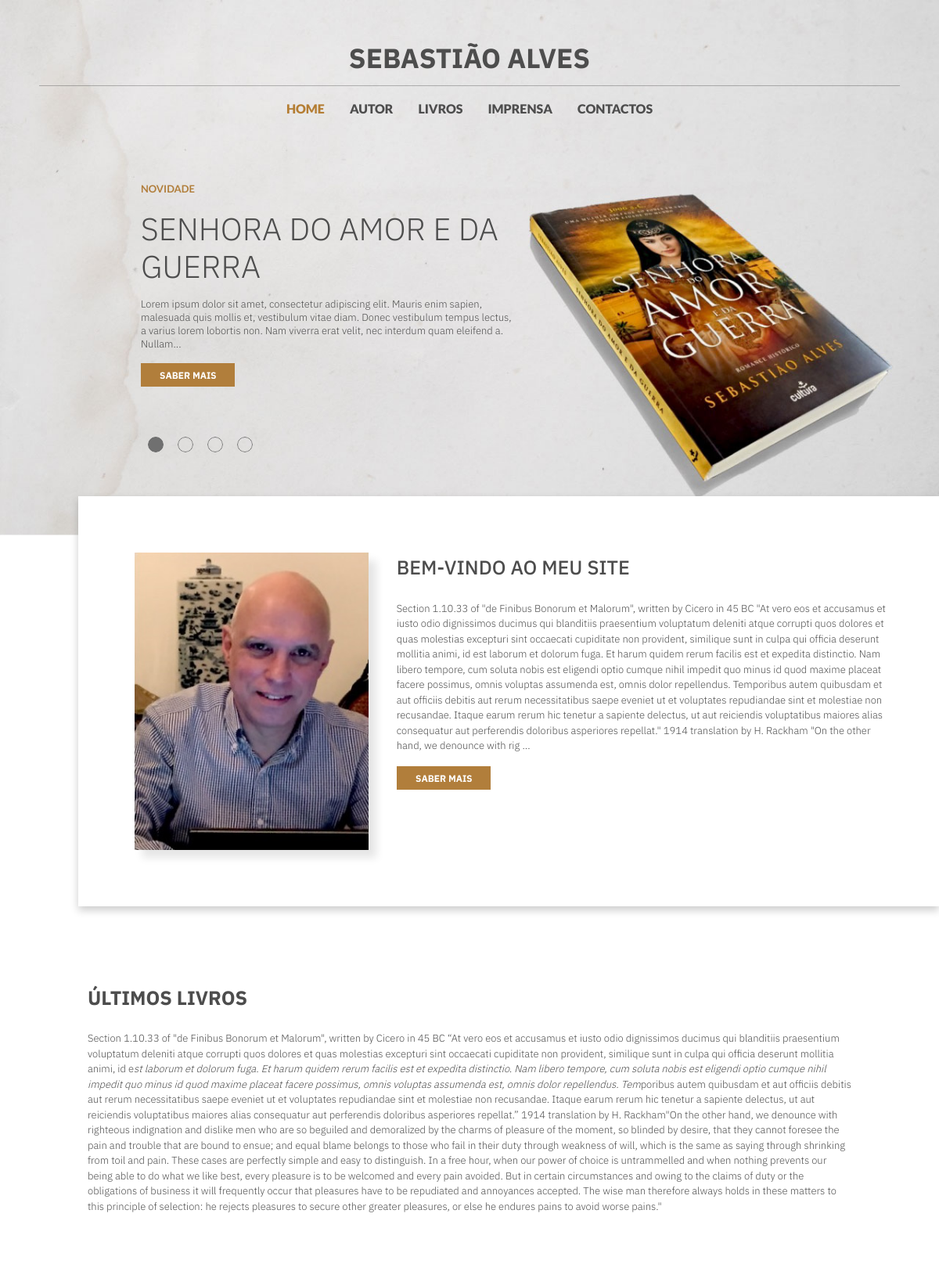
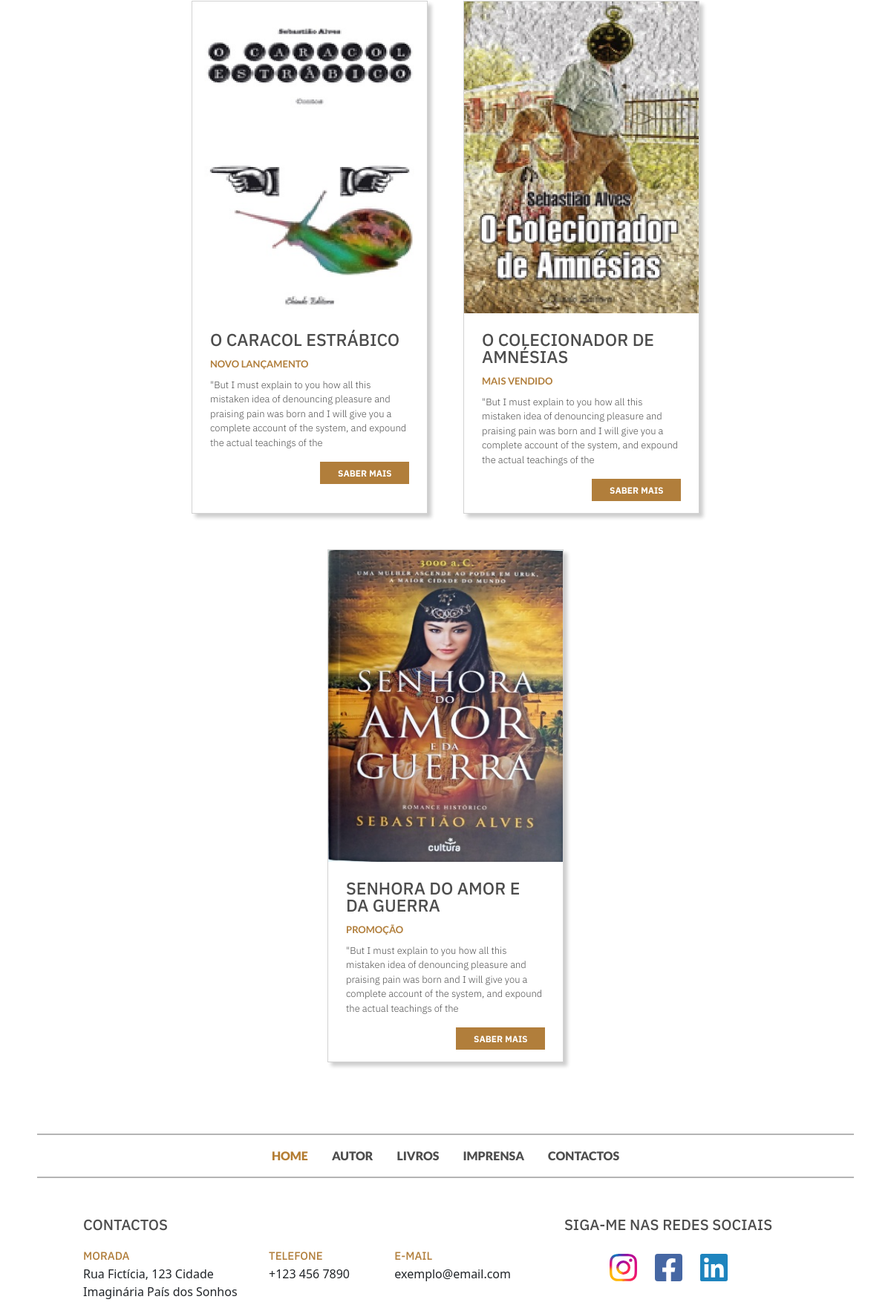
The page / (upper part) on the database its author committed (2 pictures, top to bottom).
### tables this page shows
CREATE TABLE `carousel` (
  `id` int(11) NOT NULL,
  `observacao` varchar(100) NOT NULL,
  `titulo` varchar(200) NOT NULL,
  `texto` longtext NOT NULL,
  `imagem_desktop` varchar(1000) NOT NULL,
  `imagem_mobile` varchar(1000) NOT NULL,
  `link_saber_mais` varchar(1000) NOT NULL,
  `UpdatedOn` varchar(200) DEFAULT NULL,
  `CreatedOn` varchar(200) DEFAULT NULL,
  `UpdatedBy` varchar(200) DEFAULT NULL,
  `CreatedBy` varchar(200) DEFAULT NULL
);

CREATE TABLE `home` (
  `id` int(11) NOT NULL,
  `imagem_bem_vindo` varchar(1000) NOT NULL,
  `texto_ultimos_livros` longtext NOT NULL,
  `CreatedOn` varchar(200) NOT NULL,
  `UpdatedOn` varchar(200) NOT NULL,
  `CreatedBy` varchar(200) NOT NULL,
  `UpdatedBy` varchar(200) NOT NULL
);

CREATE TABLE `autor` (
  `id` int(11) NOT NULL,
  `imagem` varchar(1000) NOT NULL,
  `texto` longtext NOT NULL,
  `CreatedOn` varchar(200) NOT NULL,
  `UpdatedOn` varchar(200) NOT NULL,
  `CreatedBy` varchar(200) NOT NULL,
  `UpdatedBy` varchar(200) NOT NULL
);

CREATE TABLE `destaques` (
  `id` int(11) NOT NULL,
  `id_livros` int(11) NOT NULL,
  `observacao` varchar(100) NOT NULL
);

CREATE TABLE `livro` (
  `id` int(11) NOT NULL,
  `titulo` varchar(200) NOT NULL,
  `texto` longtext NOT NULL,
  `imagem` varchar(1000) NOT NULL,
  `UpdatedOn` varchar(255) DEFAULT NULL,
  `CreatedOn` varchar(255) DEFAULT NULL,
  `CreatedBy` varchar(200) DEFAULT NULL,
  `UpdatedBy` varchar(200) DEFAULT NULL
);

CREATE TABLE `contactos` (
  `id` int(11) NOT NULL,
  `morada` varchar(250) NOT NULL,
  `telefone` varchar(100) NOT NULL,
  `email` varchar(250) NOT NULL,
  `instagram` varchar(1000) NOT NULL,
  `facebook` varchar(1000) NOT NULL,
  `linkedin` varchar(1000) NOT NULL,
  `horario` varchar(300) NOT NULL,
  `CreatedOn` varchar(200) NOT NULL,
  `UpdatedOn` varchar(200) NOT NULL,
  `CreatedBy` varchar(200) NOT NULL,
  `UpdatedBy` varchar(200) NOT NULL
);

### index.php (called while the page is built, shortened)
<?php
$pagina = isset($_GET['pagina']) ? $_GET['pagina'] : 'home';
require("components/header.php");
require("mains/{$pagina}_main.php");
require("components/footer.php");
?>

### helpers/base_dados.php (called while the page is built, shortened)
<?php
$pdo = New PDO("mysql:host=localhost;dbname=sebastiao_alves_bd;charset=utf8mb4;", "root", "");
function selectSQL($sql){
  global $pdo;
  $consulta = $pdo->query($sql);
  $resultado = $consulta->fetchAll(PDO::FETCH_ASSOC);
  return $resultado;
}
function selectSQLUnico($sql)
{
  global $pdo;
  $consulta = $pdo->query($sql);
  $resultado = $consulta->fetch(PDO::FETCH_ASSOC);
  return $resultado;
}
?>

### helpers/carousel_helper.php (called while the page is built, shortened)
<?php
function getTitulosCarousel()
{
  $titulos = array();
  $resultados = selectSQL("SELECT titulo FROM carousel");
  if ($resultados) {
    foreach ($resultados as $resultado) {
      if (isset($resultado["titulo"])) {
        $titulos[] = $resultado["titulo"];
      }
    }
  }
  return $titulos;
}
function getObservacaoCarousel()
{
  $observacao = array();
  $resultados = selectSQL("SELECT observacao FROM carousel");
  if ($resultados) {
    foreach ($resultados as $resultado) {
      if (isset($resultado["observacao"])) {
        $observacao[] = $resultado["observacao"];
      }
    }
  }
  return $observacao;
}
function getTextosCarousel()
{
  $textos = array();
  $resultados = selectSQL("SELECT texto FROM carousel");
  if ($resultados) {
    foreach ($resultados as $resultado) {
      if (isset($resultado["texto"])) {
        $textos[] = $resultado["texto"];
      }
    }
  }
  return $textos;
}
function getImagensDesktopCarousel()
{
  $imagensDesktop = array();
  $resultados = selectSQL("SELECT imagem_desktop FROM carousel");
  if ($resultados) {
    foreach ($resultados as $resultado) {
      if (isset($resultado["imagem_desktop"])) {
        $imagensDesktop[] = $resultado["imagem_desktop"];
      }
    }
  }
  return $imagensDesktop;
}
function getLinksSaberMaisCarousel()
{
  $linksSaberMais = array();
  $resultados = selectSQL("SELECT link_saber_mais FROM carousel");
  if ($resultados) {
    foreach ($resultados as $resultado) {
      if (isset($resultado["link_saber_mais"])) {
        $linksSaberMais[] = $resultado["link_saber_mais"];
      }
    }
  }
  return $linksSaberMais;
}
?>

### helpers/home_helper.php (called while the page is built, shortened)
<?php
function getImageHome(){
  $resultado = selectSQLUnico("SELECT imagem_bem_vindo FROM home WHERE id=1");
  return $resultado["imagem_bem_vindo"];
}
function getTextoUltimosLivrosHome()
{
  $resultado = selectSQLUnico("SELECT texto_ultimos_livros FROM home WHERE id=1");
  return $resultado["texto_ultimos_livros"];
}
?>

### helpers/autor_helper.php (called while the page is built, shortened)
<?php
function getTextoAutorHome()
{
  $resultado = selectSQLUnico("SELECT texto FROM autor WHERE id=1");
  return $resultado["texto"];
}

### helpers/destaques_helper.php (called while the page is built, shortened)
<?php
function getDestaquesComDetalhes()
{
  $destaques = selectSQL("SELECT d.*, l.titulo, l.imagem, l.texto FROM destaques d INNER JOIN livro l ON d.id_livros = l.id");
  return $destaques;
}
?>

### helpers/contactos_helper.php (called while the page is built, shortened)
<?php
function getMorada(){
  $resultado = selectSQLUnico("SELECT morada FROM contactos WHERE id=1");
  return $resultado["morada"];
}
function getTelefone()
{
  $resultado = selectSQLUnico("SELECT telefone FROM contactos WHERE id=1");
  return $resultado["telefone"];
}
function getEmail()
{
  $resultado = selectSQLUnico("SELECT email FROM contactos WHERE id=1");
  return $resultado["email"];
}
function getInstagram()
{
  $resultado = selectSQLUnico("SELECT instagram FROM contactos WHERE id=1");
  return $resultado["instagram"];
}
function getFacebook()
{
  $resultado = selectSQLUnico("SELECT facebook FROM contactos WHERE id=1");
  return $resultado["facebook"];
}
function getLinkedin()
{
  $resultado = selectSQLUnico("SELECT linkedin FROM contactos WHERE id=1");
  return $resultado["linkedin"];
}
?>

### mains/home_main.php (the view, shortened to what this page needs)
<?php
$destaques = getDestaquesComDetalhes();
?>
<main class="container-fluid mb-5">
  <div class="row">
    <div class="col-12 col-lg-11 offset-lg-1 caixa-branca bg-white">
      <div class="row px-4 px-lg-5 py-5">
        <div class="col-12 col-lg-4 py-2 py-xl-4 ps-lg-2 ps-xl-4 text-center">
          <img src="<?php echo getImageHome(); ?>" alt="Autor" />
        </div>
        <div class="col-12 col-lg-8 ps-lg-4 pt-5 pt-lg-2 pt-xl-4">
          <div class="t1">Bem-vindo ao meu site</div>
          <div class="p mt-4">
            <?php echo substr(getTextoAutorHome(), 0, 1000); ?> ...
          </div>
          <a href="index.php?pagina=autor">
            <button class="botao-saber-mais" onclick="mostrarTextoCompleto()"></button>
          </a>
        </div>
      </div>
    </div>
  </div>
  <div class="row mt-5">
    <div class="col-10 mx-auto t1">Últimos Livros</div>
    <div class="col-10 mx-auto p mt-4">
      <?php echo getTextoUltimosLivrosHome(); ?>
    </div>
  </div>
  <div class="row mt-5 pt-4">
    <div class="col-10 mx-auto d-flex justify-content-center flex-wrap gap-5 p-0">
      <?php foreach ($destaques as $destaque) : ?>
        <?php if ($destaque['titulo'] !== "") : ?>
          <div class="card rounded-0">
            <div class="card-imagem">
              <img src="<?php echo $destaque['imagem']; ?>" class="w-100" alt="Livro" />
            </div>
            <div class="px-4">
              <div class="card-titulo mt-4"><?php echo $destaque['titulo']; ?></div>
              <div class="card-observacao my-2 pt-1"><?php echo $destaque['observacao']; ?></div>
              <div class="card-texto p">
                <?php echo substr($destaque['texto'], 0, 200); ?>
              </div>
              <div class="text-end my-3">
                <form action="index.php" method="GET">
                  <button type="submit" class="botao-saber-mais"></button>
                </form>
              </div>
            </div>
          </div>
        <?php endif; ?>
      <?php endforeach; ?>
    </div>
  </div>
</main>

### components/header.php (shortened to what this page needs)
<html lang="pt">
<head>
  <link rel="stylesheet" href="css/estilo.css" />
  <link rel="stylesheet" href="fonts/fontes.css" />
  <link href="https://cdn.jsdelivr.net/npm/bootstrap@5.3.2/dist/css/bootstrap.min.css" rel="stylesheet" />
</head>
<body class="m-auto">
  <header class="container-fluid">
    <div id="topo-absoluto" class="row w-100 mt-5">
      <div class="col-11 col-lg-12 mx-auto text-center d-flex justify-content-between d-lg-block">
        <div class="titulo">SEBASTIÃO ALVES</div>
      </div>
      <hr class="col-11 mx-auto hr-topo mt-2" />
      <div class="col-12 p-0">
        <nav class="navbar navbar-expand-lg" id="nav-topo-desktop">
          <div class="container-fluid p-0">
            <div class="collapse navbar-collapse" id="navbarSupportedContent">
              <ul class="navbar-nav me-auto mb-2 mb-lg-0 d-flex justify-content-center mx-auto">
                <li class="nav-item">
                  <a class="nav-link menu <?= ($pagina == "home") ? "active" : ""; ?>" href="index.php?pagina=home">Home</a>
                </li>
                <li class="nav-item">
                  <a class="nav-link menu <?= ($pagina == "autor") ? "active" : ""; ?>" href="index.php?pagina=autor">Autor</a>
                </li>
                <li class="nav-item dropdown ">
                  <a id="menu-livros" class="nav-link menu <?= ($pagina == "livros") ? "active" : ""; ?>" href="index.php?pagina=livros" role="button" data-toggle="dropdown" data-bs-toggle="dropdown">Livros</a>
                </li>
                <li class="nav-item">
                  <a class="nav-link menu <?= ($pagina == "imprensa") ? "active" : ""; ?>" href="index.php?pagina=imprensa">Imprensa</a>
                </li>
                <li class="nav-item">
                  <a class="nav-link menu <?= ($pagina == "contactos") ? "active" : ""; ?>" href="index.php?pagina=contactos">Contactos</a>
                </li>
              </ul>
            </div>
          </div>
        </nav>
      </div>
    </div>
    <div class="row">
      <div class="col-12 p-0 d-none d-lg-block">
        <div id="carousel-desktop" class="carousel slide">
          <div class="carousel-indicators d-flex justify-content-start">
            <?php for ($i = 0; $i < count(getTitulosCarousel()); $i++) : ?>
              <button type="button" data-bs-target="#carousel-desktop" data-bs-slide-to="<?php echo $i; ?>" class="<?php echo $i === 0 ? 'active' : ''; ?>"></button>
            <?php endfor; ?>
          </div>
          <div class="carousel-inner">
            <?php foreach (getTitulosCarousel() as $carousel => $titulo) : ?>
              <div class="carousel-item <?php echo $carousel === 0 ? 'active' : ''; ?>">
                <img src="<?php echo getImagensDesktopCarousel()[$carousel]; ?>" alt="carousel" class="d-block w-100" />
                <div class="carousel-caption d-none d-md-block">
                  <p class="carousel-observacao"><?php echo getObservacaoCarousel()[$carousel]; ?></p>
                  <h5 class="titulo-banner"><?php echo getTitulosCarousel()[$carousel]; ?></h5>
                  <div class="texto-banner mt-3">
                    <?php echo substr(getTextosCarousel()[$carousel], 0, 250); ?>...
                  </div>
                  <a href="<?php echo getLinksSaberMaisCarousel()[$carousel]; ?>"><button class="botao-saber-mais"></button></a>
                </div>
              </div>
            <?php endforeach; ?>
          </div>
        </div>
      </div>
    </div>
  </header>

### components/footer.php (shortened to what this page needs)
<footer class="container-fluid mt-0 mt-lg-5 mb-5 pt-1 pt-lg-5 pb-3">
  <div class="row d-none d-lg-block">
    <nav class="col-11 py-2 mx-auto d-flex justify-content-center">
      <a class="menu <?= ($pagina == "home") ? "active" : ""; ?>" href="index.php?pagina=home">Home</a>
      <a class="menu <?= ($pagina == "autor") ? "active" : ""; ?>" href="index.php?pagina=autor">Autor</a>
      <a class="menu <?= ($pagina == "livros") ? "active" : ""; ?>" href="#" onclick="abrirLivros(event)">Livros</a>
      <a class="menu <?= ($pagina == "imprensa") ? "active" : ""; ?>" href="index.php?pagina=imprensa">Imprensa</a>
      <a class="menu <?= ($pagina == "contactos") ? "active" : ""; ?>" href="index.php?pagina=contactos">Contactos</a>
    </nav>
  </div>
  <div class="row d-flex justify-content-center mt-5">
    <div class="col-12 col-lg-6 text-center text-lg-start">
      <div class="row">
        <div class="col-12 t1">Contactos</div>
      </div>
      <div class="row mt-3">
        <div class="col-12 col-lg-5">
          <div class="titulo-campo">Morada</div>
          <div><?php echo getMorada(); ?></div>
        </div>
        <div class="col-12 col-lg mt-3 mt-lg-0">
          <div class="titulo-campo">Telefone</div>
          <div><?php echo getTelefone(); ?></div>
        </div>
        <div class="col-12 col-lg mt-3 mt-lg-0">
          <div class="titulo-campo">E-mail</div>
          <div><?php echo getEmail(); ?></div>
        </div>
      </div>
    </div>
    <div class="col-12 col-lg-4 col-lg-3 mt-5 mt-lg-0">
      <div class="row text-center mt-4 mt-lg-0">
        <div class="col-12 t1">Siga-me nas redes sociais</div>
        <div class="col-12 mt-4 d-flex justify-content-center gap-4">
          <a href="<?php echo getInstagram(); ?>" target="_blank" class="icone icone-instagram"></a>
          <a href="<?php echo getFacebook(); ?>" target="_blank" class="icone icone-facebook"></a>
          <a href="<?php echo getLinkedin(); ?>" target="_blank" class="icone icone-linkedin"></a>
        </div>
      </div>
    </div>
  </div>
</footer>

### rows shown on the page
carousel: shows a picture
home: imagem_bem_vindo (picture), texto_ultimos_livros "Section 1.10.33 of \"de Finibus Bonorum et Malorum\", written by Cicero in 45 BC “At vero eos et accusamus et iusto odio dignissimos ducimus qui blanditiis praesentium voluptatum deleniti atque corrupti quos dolores et quas molestias excepturi sint occaecati cupiditate non provident, similique sunt in culpa qui officia deserunt mollitia animi, id e st laborum et dolorum fuga. Et harum quidem rerum facilis est et expedita distinctio. Nam libero tempore, cum soluta nobis est eligendi optio cumque nihil impedit quo minus id quod maxime placeat facere possimus, omnis voluptas assumenda est, omnis dolor repellendus. Tem poribus autem quibusdam et aut officiis debitis aut rerum necessitatibus saepe…"
autor: texto "Section 1.10.33 of \"de Finibus Bonorum et Malorum\", written by Cicero in 45 BC \"At vero eos et accusamus et iusto odio dignissimos ducimus qui blanditiis praesentium voluptatum deleniti atque corrupti quos dolores et quas molestias excepturi sint occaecati cupiditate non provident, similique sunt in culpa qui officia deserunt mollitia animi, id est laborum et dolorum fuga. Et harum quidem rerum facilis est et expedita distinctio. Nam libero tempore, cum soluta nobis est eligendi optio cumque nihil impedit quo minus id quod maxime placeat facere possimus, omnis voluptas assumenda est, omnis dolor repellendus. Temporibus autem quibusdam et aut officiis debitis aut rerum necessitatibus saepe…"
destaques: livro.imagem (picture), livro.titulo "O CARACOL ESTRÁBICO", observacao "NOVO LANÇAMENTO", livro.texto "\"But I must explain to you how all this mistaken idea of denouncing pleasure and praising pain was born and I will give you a complete account of the system, and expound the actual teachings of the"
destaques: livro.imagem (picture), livro.titulo "O COLECIONADOR DE AMNÉSIAS", observacao "MAIS VENDIDO", livro.texto "\"But I must explain to you how all this mistaken idea of denouncing pleasure and praising pain was born and I will give you a complete account of the system, and expound the actual teachings of the"
destaques: livro.imagem (picture), livro.titulo "SENHORA DO AMOR E DA GUERRA", observacao "PROMOÇÃO", livro.texto "\"But I must explain to you how all this mistaken idea of denouncing pleasure and praising pain was born and I will give you a complete account of the system, and expound the actual teachings of the"
contactos: morada "Rua Fictícia, 123 Cidade Imaginária País dos Sonhos", telefone "+123 456 7890", email "exemplo@email.com"

### other values the page prints
getObservacaoCarousel()[$carousel] "NOVIDADE"
getTitulosCarousel()[$carousel] "SENHORA DO AMOR E DA GUERRA"
